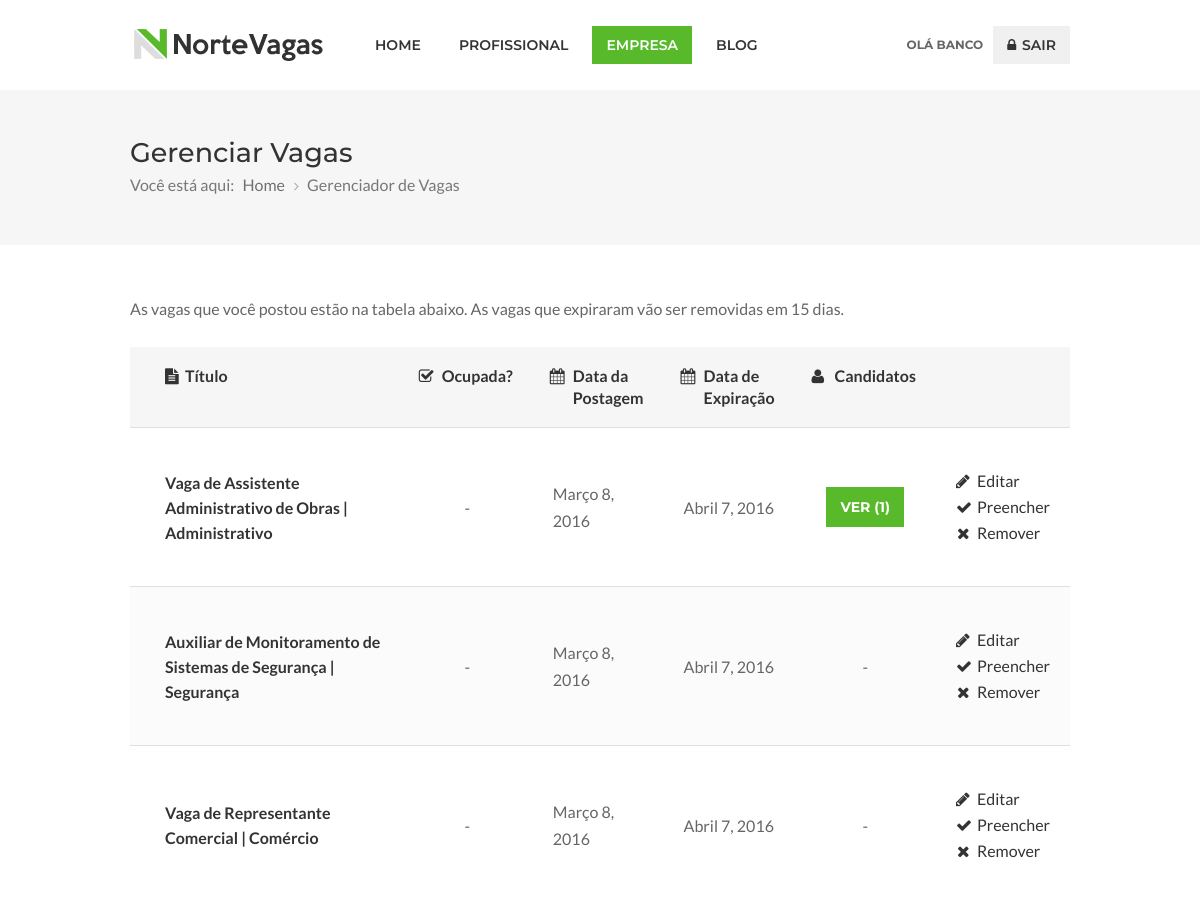
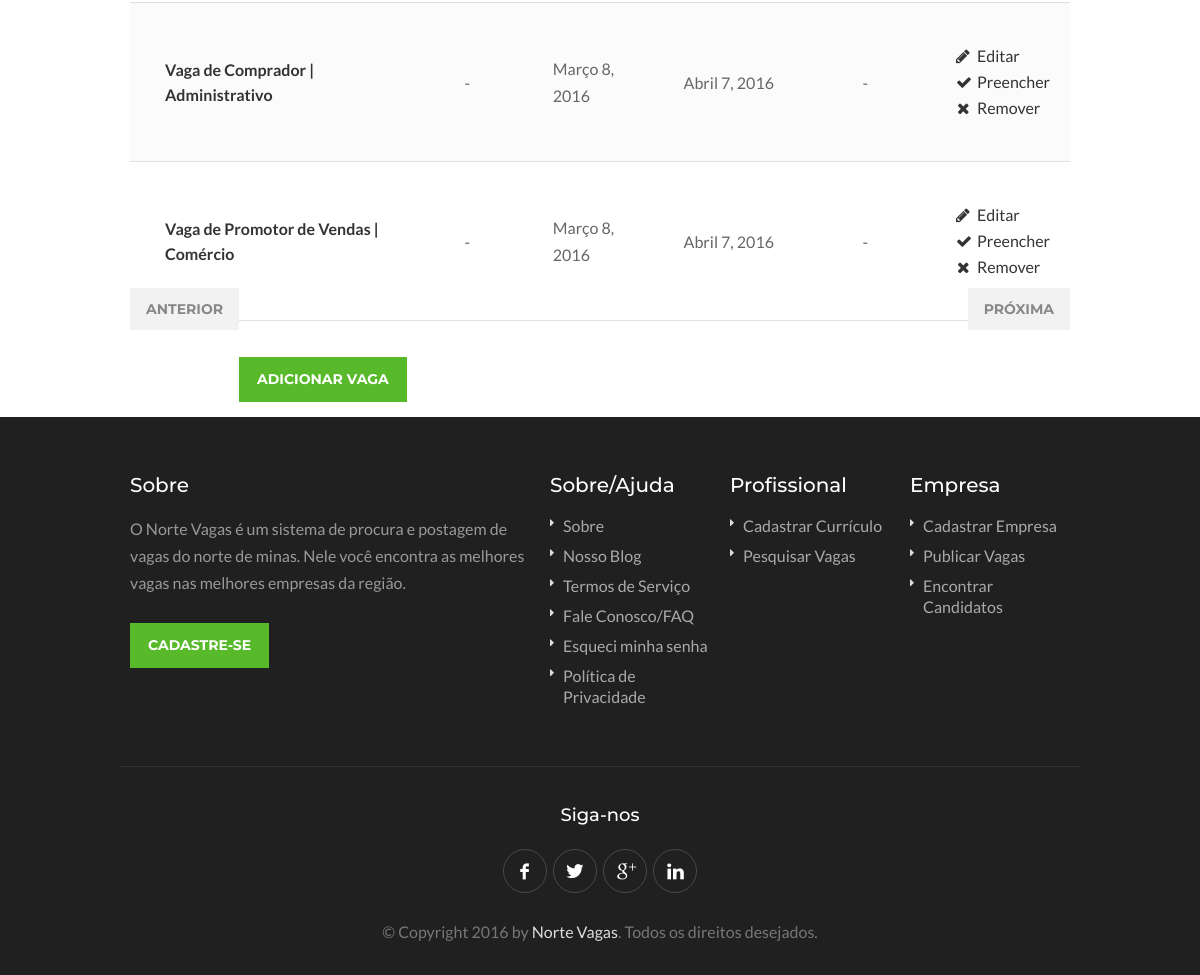
The app's page /vagas/gerenciar/ (signed in) with its own data (2 pictures, top to bottom).
### authentication/models.py (models this page shows, shortened)
class Account(AbstractBaseUser, PermissionsMixin):
	email = models.EmailField(unique=True)
	user_type = models.CharField(
		choices=USER_TYPE_CHOICES,
		max_length=40,
		blank=False,
		null=False,
		default=EMPLOYEE)
	name = models.CharField(max_length=40, blank=False, null=False)
	street = models.CharField(max_length=50, blank=True, null=True)
	number = models.SmallIntegerField(blank=True, null=True)
	complement = models.CharField(max_length=20, blank=True, null=True)
	neighborhood = models.CharField(max_length=20, blank=True, null=True)
	zip_code = models.CharField(max_length=9, blank=True, null=True)
	city = models.CharField(max_length=30, blank=True, null=True)
	state = models.CharField(max_length=20, blank=True, null=True)
	phone = models.CharField(max_length=20, blank=True, null=True)
	profile_picture = models.ImageField(
		null=True,
		blank=True,
		upload_to='uploads/profile_pictures',
		default='uploads/profile_pictures/default.png')
	site = models.CharField(max_length=50, blank=True, null=True)
	is_staff = models.BooleanField(default=False)
	created_at = models.DateField(auto_now_add=True)
	updated_at = models.DateField(auto_now=True)
	objects = AccountManager()
	USERNAME_FIELD = 'email'
	REQUIRED_FIELDS = ['name', 'user_type']
	class Meta:
		verbose_name = u'Usuário'
		verbose_name_plural = u'Usuários'
	def get_short_name(self):
		return self.name.split(" ")[0]

### jobs/models.py (models this page shows, shortened)
class Job(models.Model):
	employer = models.ForeignKey(Account)
	title = models.CharField(u'Título', max_length=100, null=False, blank=False)
	keywords = models.CharField(u'Palavras-chave', max_length=50, null=False, blank=False)
	job_position = models.CharField(u'Cargo', max_length=50, null=False, blank=False)
	description = models.TextField(u'Descrição', max_length=500, null=False, blank=False)
	city = models.CharField(u'Cidade', max_length=30, null=False, blank=False)
	salary = models.CharField(u'Salário', max_length=25, null=False, blank=False)
	responsabilities = models.CharField(u'Responsabilidades', max_length=250, null=True, blank=True)
	requirements = models.CharField(u'Requisitos do candidato', max_length=250, null=True, blank=True)
	benefits = models.CharField(u'Benefícios', max_length=150, null=True, blank=True)
	expedient = models.CharField(u'Carga Horária', max_length=30, null=False, blank=False)
	category = models.CharField(u'Categoria', max_length=150, null=False, blank=False, choices = JOB_CATEGORY_CHOICES)
	job_type = models.CharField(u'Tipo de vaga', max_length=35, null=False, blank=False, choices=JOB_TYPE_CHOICES)
	slug = models.SlugField(blank=True, max_length=250, unique=True)
	active = models.BooleanField(u'Ativa', default=True)
	filled = models.BooleanField(u'Ocupada', default=False)
	special_job = models.BooleanField(u'Vaga para deficientes', default=False)
	sponsored = models.BooleanField(u'Patrocinada', default=False)
	post_date = models.DateField(auto_now_add=True)
	expiration_date = models.DateField(default=get_expiration_date)
	class Meta:
		verbose_name = 'Vaga'
		verbose_name_plural = 'Vagas'
	def get_job_candidates(self):
		return JobApplication.objects.filter(job=self.pk)

### jobs/views.py (the view)
class ManageJobsView(PaginationMixin, ListView):
    model = Job
    context_object_name = 'jobs'
    template_name = 'jobs/manage-jobs.html'
    paginate_by = 5
    def get_queryset(self):
        return Job.objects.filter(employer=self.request.user.pk, active=True, expiration_date__gte=datetime.now()).order_by('-pk')

### jobs/templates/jobs/manage-jobs.html (shortened to what this page needs)
{% extends "homesite/base.html" %}
{% block content %}
{% if user.user_type == 'EMPLOYER' %}
	<div id="titlebar" class="single">
		<div class="container">
			<div class="sixteen columns">
				<h2>Gerenciar Vagas</h2>
				<nav id="breadcrumbs">
					<ul>
						<li>Você está aqui:</li>
						<li><a href="{% url 'home' %}">Home</a></li>
						<li>Gerenciador de Vagas</li>
					</ul>
				</nav>
			</div>
		</div>
	</div>
	<div class="container">
		<div class="sixteen columns">
			{% if jobs %}
				<p class="margin-bottom-25">As vagas que você postou estão na tabela abaixo. As vagas que expiraram vão ser removidas em 15 dias.</p>
				<table class="manage-table responsive-table">
					<tr>
						<th><i class="fa fa-file-text"></i> Título</th>
						<th><i class="fa fa-check-square-o"></i> Ocupada?</th>
						<th><i class="fa fa-calendar"></i> Data da Postagem</th>
						<th><i class="fa fa-calendar"></i> Data de Expiração</th>
						<th><i class="fa fa-user"></i> Candidatos</th>
						<th></th>
					</tr>
					{% for job in jobs %}
						<tr>
							<td class="title"><a href="{% url 'job_detail' job.slug %}">{{ job.title }} | {{ job.get_category_display }} </a></td>
							<td class="centered">
								{% if job.filled == True %}
									<i class="fa fa-check"></i>
								{% else %}
									-
								{% endif %}
							</td>
							<td>{{ job.post_date }}</td>
							<td>{{ job.expiration_date }}</td>
							<td class="centered">
								{% if job.get_job_candidates|length == 0 %}
									-
								{% else %}
									<a href="{% url 'manage_job_applications' job.slug %}" class="button">Ver ({{ job.get_job_candidates|length }})</a>
								{% endif %}
							</td>
							<td class="action">
								{% if job.filled == True %}
									<a href="{% url 'toggle_job_active' job.id %}" class="delete"><i class="fa fa-remove"></i> Remover</a>
								{% elif job.pending %}
									<a href="{% url 'toggle_job_active' job.id %}" class="delete"><i class="fa fa-remove"></i> Remover</a>
								{% else %}
									<a href="{% url 'update_job' job.slug %}"><i class="fa fa-pencil"></i> Editar</a>
									<a href="{% url 'toggle_job_filled' job.id %}"><i class="fa  fa-check "></i> Preencher</a>
									<a href="{% url 'toggle_job_active' job.id %}" class="delete"><i class="fa fa-remove"></i> Remover</a>
								{% endif %}
							</td>
						</tr>
					{% endfor %}
				</table>
			{% else %}
				<p class="margin-bottom-25">Você ainda não postou nenhuma vaga. Comece clicando no botao "Adicionar Vaga" abaixo</p>
			{% endif %}
			{% include "jobs/_pagination.html" %}
			<br>
			<a href="{% url 'post_job' %}" class="button">Adicionar Vaga</a>
		</div>
	</div>
{% endif %}
{% endblock content %}

### homesite/templates/homesite/base.html (shortened to what this page needs)
</body>
</html>
{% load staticfiles %}
<!DOCTYPE html>
<html lang="en">
<head>
<link rel="stylesheet" href="{% static 'css/style.css' %}">
<link rel="stylesheet" href="{% static 'css/colors/green.css' %}" id="colors">
<link rel="stylesheet" href="{% static 'css/nortevagas.css' %}">
<link rel="stylesheet" href="{% static 'vendors/gritter/gritter.css' %}">
</head>
<body>
<div id="wrapper">
<header>
<div class="container">
	<div class="sixteen columns">
		<div id="logo">
			<h1><a href="{% url 'home' %}"><img src="{% static 'images/logo.png' %}" alt="Norte Vagas" /></a></h1>
		</div>
		<nav id="navigation" class="menu">
			<ul id="responsive">
				<li><a href="{% url 'home' %}" id="home">Home</a></li>
				<li><a href="#" id="candidates">Profissional</a>
				</li>
				<li><a href="#" id="employers">Empresa</a>
				</li>
				<li><a href="blog.html">Blog</a></li>
			</ul>
			<ul class="float-right">
				{% if user.is_authenticated %}
					<span class="user-greetings">Olá {{ user.get_short_name }}</span>
					<li class="btn-logout"><a href="{% url 'logout' %}"><i class="fa fa-lock"></i> Sair</a></li>
				{% else %}
					<li><a href="{% url 'register' %}"><i class="fa fa-user"></i> Cadastrar</a></li>
					<li><a href="{% url 'login' %}"><i class="fa fa-lock"></i> Entrar</a></li>
				{% endif %}
			</ul>
		</nav>
	</div>
</div>
</header>
{% block content %}
{% endblock content %}
<div id="footer">
	<div class="container">
		<div class="seven columns">
			<h4>Sobre</h4>
			<p>O <b>Norte Vagas</b> é um sistema de procura e postagem de vagas do norte de minas. Nele você encontra as melhores vagas nas melhores empresas da região.</p>
			<a href="{% url 'register' %}" class="button">Cadastre-se</a>
		</div>
		<div class="three columns">
			<h4>Sobre/Ajuda</h4>
			<ul class="footer-links">
				<li><a href="#">Sobre</a></li>
				<li><a href="#">Nosso Blog</a></li>
				<li><a href="#">Termos de Serviço</a></li>
				<li><a href="#">Fale Conosco/FAQ</a></li>
				<li><a href="#">Esqueci minha senha</a></li>
				<li><a href="#">Política de Privacidade</a></li>
			</ul>
		</div>
		<div class="three columns">
			<h4>Profissional</h4>
			<ul class="footer-links">
				<li><a href="#">Cadastrar Currículo</a></li>
				<li><a href="#">Pesquisar Vagas</a></li>
			</ul>
		</div>
		<div class="three columns">
			<h4>Empresa</h4>
			<ul class="footer-links">
				<li><a href="#">Cadastrar Empresa</a></li>
				<li><a href="#">Publicar Vagas</a></li>
				<li><a href="#">Encontrar Candidatos</a></li>
			</ul>
		</div>
	</div>
	<div class="container">
		<div class="footer-bottom">
			<div class="sixteen columns">
				<h4>Siga-nos</h4>
				<ul class="social-icons">
					<li><a class="facebook" href="#"></a></li>
					<li><a class="twitter" href="#"></a></li>
					<li><a class="gplus" href="#"></a></li>
					<li><a class="linkedin" href="#"></a></li>
				</ul>
				<div class="copyrights">©  Copyright 2016 by <a href="#">Norte Vagas</a>. Todos os direitos desejados.</div>
			</div>
		</div>
	</div>
</div>
</div>
</body>
</html>

### static/css/colors/green.css (style rules this page uses)
#current, a.button.gray.app-link.opened, ul.float-right li a:hover, .menu ul li.sfHover a.sf-with-ul, .menu ul li a:hover, a.menu-trigger:hover, #jPanelMenu-menu li a:hover, .search-container button, .upload-btn, button, input[type="button"], input[type="submit"], a.button, .upload-btn:hover, #titlebar.photo-bg a.button.white:hover, a.button.dark:hover, #backtotop a:hover, .mfp-close:hover, .tabs-nav li.active a, .ui-accordion .ui-accordion-header-active:hover, .ui-accordion .ui-accordion-header-active, .highlight.color, .plan.color-2 .plan-price, .plan.color-2 a.button, .tp-leftarrow:hover, .tp-rightarrow:hover, .pagination ul li a.current-page, .pagination .current, .pagination ul li a:hover, .pagination-next-prev ul li a:hover, .infobox, .hover-icon, .comment-by a.reply:hover, .chosen-container .chosen-results li.highlighted, .chosen-container-multi .chosen-choices li.search-choice, .list-search button, .checkboxes input[type=checkbox]:checked + label:before { background-color: #58ba2b; }
a, table td.title a:hover, table.manage-table td.action a:hover, #breadcrumbs ul li a:hover, #titlebar span.icons a:hover, .counter-box i, .counter, #popular-categories li a i, .list-1 li:before, .dropcap, .resume-titlebar span a:hover i, .resumes-list-content h4, .job-overview ul li i, .company-info span a:hover, .infobox a:hover, .meta-tags span a:hover, .widget-text h5 a:hover, .app-content .info span , .app-content .info ul li a:hover { color: #58ba2b; }
.resumes-list li a:before, .job-list li a:before, table.manage-table tr:before { -webkit-box-shadow: 0px 1px 0px 0px #85d361; -moz-box-shadow: 0px 1px 0px 0px #85d361; box-shadow: 0px 1px 0px 0px #85d361; }

### static/css/nortevagas.css (style rules this page uses)
.btn-logout { float: right !important; }
.user-greetings { line-height: 3.2; font-size: 12px; }
.active { background-color: #58ba2b; }
.active, .active.sf-with-ul:after { color: #fff !important; }

### static/css/base.css (style rules this page uses)
html, body, div, span, applet, object, iframe, h1, h2, h3, h4, h5, h6, p, blockquote, pre, a, abbr, acronym, address, big, cite, code, del, dfn, em, img, ins, kbd, q, s, samp, small, strike, strong, sub, sup, tt, var, b, u, i, center, dl, dt, dd, ol, ul, li, fieldset, form, label, legend, table, caption, tbody, tfoot, thead, tr, th, td, article, aside, canvas, details, embed, figure, figcaption, footer, header, hgroup, menu, nav, output, ruby, section, summary, time, mark, audio, video { margin: 0; padding: 0; border: 0; font-size: 100%; font: inherit; vertical-align: baseline; }
article, aside, details, figcaption, figure, footer, header, hgroup, menu, nav, section { display: block; }
body { line-height: 1; }
ol, ul { list-style: none; }
table { border-collapse: collapse; border-spacing: 0; }
body { background-color: #fff; font-size: 16px; line-height: 27px; color: #666; -webkit-font-smoothing: antialiased; -webkit-text-size-adjust: 100%; overflow-x: hidden; }
#wrapper { background-color: #fff; }
body, input[type="text"], input[type="password"], input[type="email"], input[type="number"], textarea, .widget-text h5, h3.centered-headline span, select { font-family: "Lato", "HelveticaNeue", "Helvetica Neue", Helvetica, Arial, sans-serif; }
h1, h2, h3, h4, h5, h6, .button, input[type="button"], input[type="submit"], button, #navigation, .infobox a, .pagination-container, .upload-btn, .skills span, .app-content .info span, .tabs-nav li a, .reply, .ui-accordion .ui-accordion-header, .trigger a, .caption.title, .caption .slider-button, .counter, .counter-box i, a.menu-trigger, #style-switcher h2, .resume-table strong { font-family: "Montserrat", "HelveticaNeue", "Helvetica Neue", Helvetica, Arial, sans-serif; }
.margin-bottom-25 { margin-bottom: 25px !important; }
img, object, video { height: auto; display: block; }
img { width: auto; border: 0; -ms-interpolation-mode: bicubic; max-width: 100%; }
h1, h2, h3, h4, h5, h6 { color: #333; font-weight: 500; }
h1 a, h2 a, h3 a, h4 a, h5 a, h6 a { font-weight: inherit; }
h1 { font-size: 30px; line-height: 54px; }
h2 { font-size: 24px; line-height: 48px; }
h4 { font-size: 18px; line-height: 36px; }
p { margin: 0 0 15px 0; }
a { color: #505050; text-decoration: none; outline: 0; -webkit-transition: color 0.2s ease-in-out; -moz-transition: color 0.2s ease-in-out; -o-transition: color 0.2s ease-in-out; -transition: color 0.2s ease-in-out; }
ul, ol { margin: 0; }
ul { list-style: none outside; }
li { line-height: 18px; }

### records on screen
Account: get_short_name "BANCO"
Job: title "Vaga de Assistente Administrativo de Obras", category "Administrativo", post_date "Março 8, 2016", expiration_date "Abril 7, 2016", get_job_candidates|length "1", filled False (drawn)
Job: title "Auxiliar de Monitoramento de Sistemas de Segurança", category "Segurança", post_date "Março 8, 2016", expiration_date "Abril 7, 2016", filled False (drawn)
Job: title "Vaga de Representante Comercial", category "Comércio", post_date "Março 8, 2016", expiration_date "Abril 7, 2016", filled False (drawn)
Job: title "Vaga de Comprador", category "Administrativo", post_date "Março 8, 2016", expiration_date "Abril 7, 2016", filled False (drawn)
Job: title "Vaga de Promotor de Vendas", category "Comércio", post_date "Março 8, 2016", expiration_date "Abril 7, 2016", filled False (drawn)
